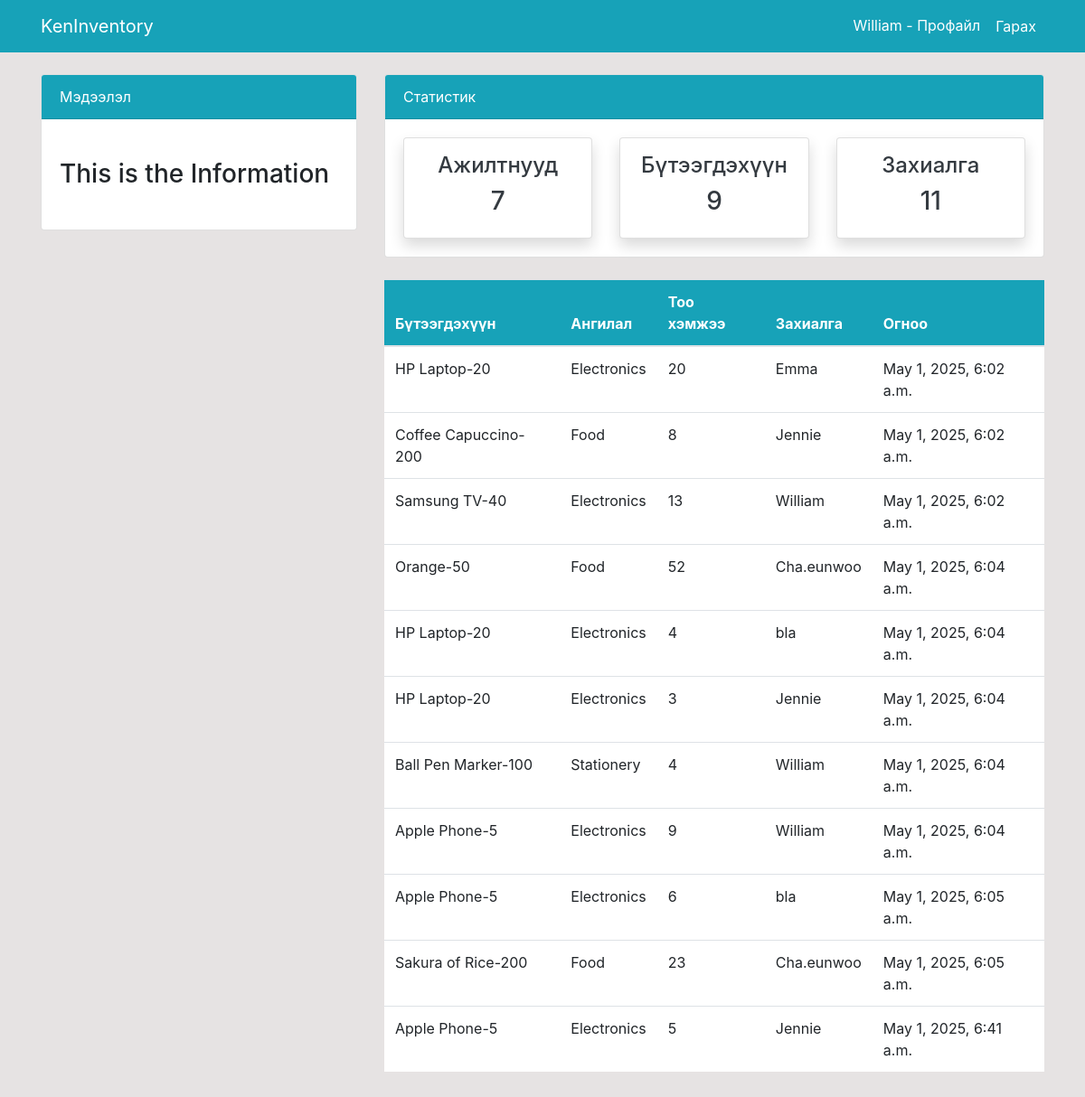
Page /order/ (signed in) on the committed database.
### dashboard/models.py (models this page shows, shortened)
class Order(models.Model):
    product = models.ForeignKey(Product, on_delete=models.CASCADE)
    staff = models.ForeignKey(User,models.CASCADE , null = True)
    order_quantity = models.PositiveIntegerField(null= True)
    date = models.DateTimeField(auto_now_add=True)
    class Meta:
        verbose_name_plural = 'Order'

class Product(models.Model):
    name = models.CharField(max_length=100, null= True)
    category = models.CharField(max_length=20, choices=CATEGORY, null = True)
    quantity = models.PositiveIntegerField(null= True)
    class Meta:
        verbose_name_plural = 'Product'
    def __str__(self):
        return f'{self.name}-{self.quantity}'

### dashboard/views.py (the view)
# urls.py: path('order/', views.order, name='dashboard-order'),
@login_required
def order(request):
    orders = Order.objects.all()
    orders_count = orders.count()
    workers_count = User.objects.all().count()
    product_count = Product.objects.all().count()
    context = {
        'orders': orders,
        'workers_count': workers_count,
        'orders_count': orders_count,
        'product_count': product_count,
    }
    return render(request, 'dashboard/order.html' , context)

### templates/dashboard/order.html (shortened to what this page needs)
{% extends  'partials/base.html' %}
{% block content %}
{% include 'partials/topnav.html' %}
     <div class="container">
        <div class="row my-4">
            <div class="col-md-4">
            </div>
            <div class="col-md-8">
                <table class="table bg-white">
                    <thead class="bg-info">
                        <tr class="text-white">
                            <th scope="col">Бүтээгдэхүүн</th>
                            <th scope="col">Ангилал</th>
                            <th scope="col">Тоо хэмжээ</th>
                            <th scope="col">Захиалга</th>
                            <th scope="col">Огноо</th>
                        </tr>
                    </thead>
                    <tbody>
                        {% for orders in orders %}
                        <tr>
                            <td>{{ orders.product }}</td>
                            <td>{{ orders.product.category }}</td>
                            <td>{{ orders.order_quantity }}</td>
                            <td>
                                {{ orders.staff.username }}
                            </td>
                            <td>
                                {{ orders.date }}
                            </td>
                        </tr>
                       {% endfor %}
                    </tbody>
                </table>
            </div>
        </div>
    </div>
{% endblock %}

### templates/partials/nav.html (shortened to what this page needs)
<nav class="navbar navbar-expand-lg navbar-info bg-info">
    <div class="container">
        {% if user.is_authenticated %}
        <a class="navbar-brand text-white" href="{% url 'dashboard-index' %}">KenInventory</a>
        <div class="collapse navbar-collapse" id="navbarSupportedContent">
            <ul class="navbar-nav ml-auto">
                <li class="nav-item active">
                    <a class="nav-link text-white" href="{% url 'user-profile' %}">{{ user.username }}  - Профайл
                        <span class="sr-only">(current)</span></a>
                </li>
                <li class="nav-item">
                    <form method="POST" action="{% url 'user-logout' %}">
                        <button type="submit" class="nav-link btn btn-link text-white" ;">Гарах</button>
                    </form>
                </li>
            </ul>
            {% endif %}
        </div>
    </div>
</nav>

### static/style.css (style rules this page uses)
body { background: rgb(230, 227, 227); }

### rows in the picture
Order: product "HP Laptop-20", product.category "Electronics", order_quantity "20", staff.username "Emma", date "May 1, 2025, 6:02 a.m."
Order: product "Coffee Capuccino-200", product.category "Food", order_quantity "8", staff.username "Jennie", date "May 1, 2025, 6:02 a.m."
Order: product "Samsung TV-40", product.category "Electronics", order_quantity "13", staff.username "William", date "May 1, 2025, 6:02 a.m."
Order: product "Orange-50", product.category "Food", order_quantity "52", staff.username "Cha.eunwoo", date "May 1, 2025, 6:04 a.m."
Order: product "HP Laptop-20", product.category "Electronics", order_quantity "4", staff.username "bla", date "May 1, 2025, 6:04 a.m."
Order: product "HP Laptop-20", product.category "Electronics", order_quantity "3", staff.username "Jennie", date "May 1, 2025, 6:04 a.m."
Order: product "Ball Pen Marker-100", product.category "Stationery", order_quantity "4", staff.username "William", date "May 1, 2025, 6:04 a.m."
Order: product "Apple Phone-5", product.category "Electronics", order_quantity "9", staff.username "William", date "May 1, 2025, 6:04 a.m."
Order: product "Apple Phone-5", product.category "Electronics", order_quantity "6", staff.username "bla", date "May 1, 2025, 6:05 a.m."
Order: product "Sakura of Rice-200", product.category "Food", order_quantity "23", staff.username "Cha.eunwoo", date "May 1, 2025, 6:05 a.m."
Order: product "Apple Phone-5", product.category "Electronics", order_quantity "5", staff.username "Jennie", date "May 1, 2025, 6:41 a.m."

### other values in the picture
{{ user.username }} "William"
{{ workers_count }} "7"
{{ product_count }} "9"
{{ orders_count }} "11"
